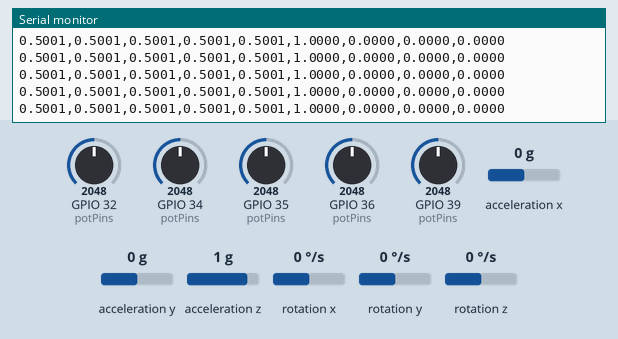
This sketch was run on a simulated ESP32. On the bench: the last lines printed to the serial monitor. The test bench sets the inputs (shaded band); at power-on: acceleration x 0 g, GPIO 32 (potPins) = 2048, GPIO 34 (potPins) = 2048, GPIO 39 (potPins) = 2048, GPIO 35 (potPins) = 2048, GPIO 36 (potPins) = 2048, acceleration y 0 g, acceleration z 1 g, rotation x 0 °/s, rotation y 0 °/s, rotation z 0 °/s.

Above: at 8.2 s.
8.3 s: acceleration x set to -1.4 g
At 9.2 s:
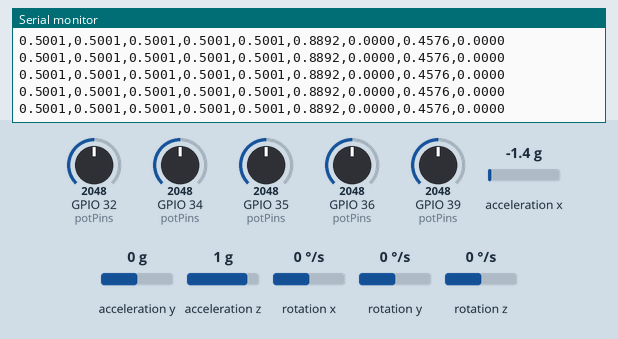
9.8 s: GPIO 32 (potPins) set to 1460
At 10.4 s:
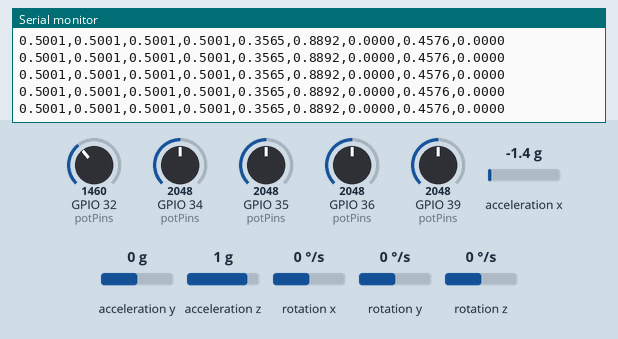
11.3 s: GPIO 34 (potPins) set to 1460
At 11.8 s:
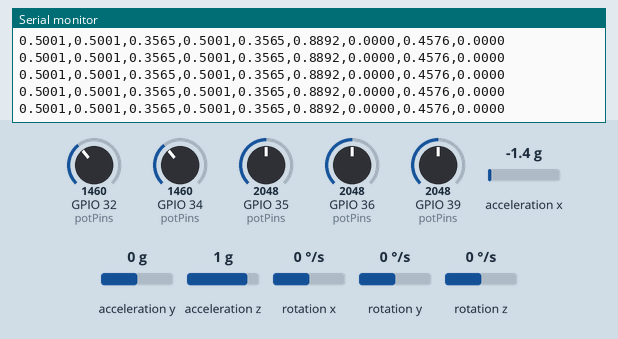
12.8 s: GPIO 39 (potPins) set to 1460
At 13.8 s:
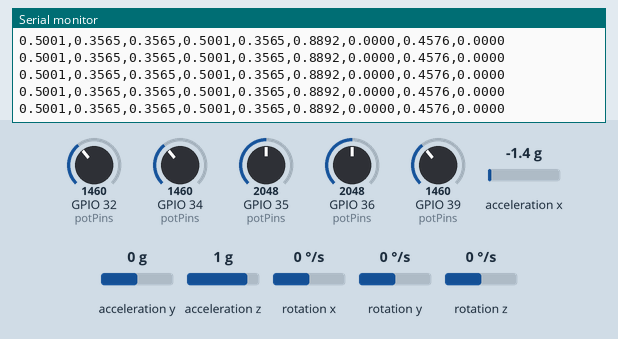
14.3 s: GPIO 35 (potPins) set to 1460
At 14.8 s:
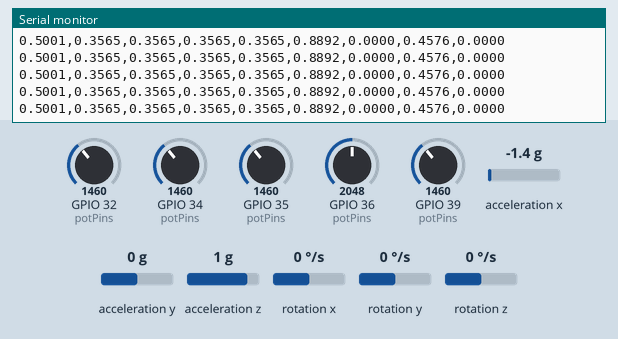
15.8 s: GPIO 36 (potPins) set to 2866
At 16.3 s:
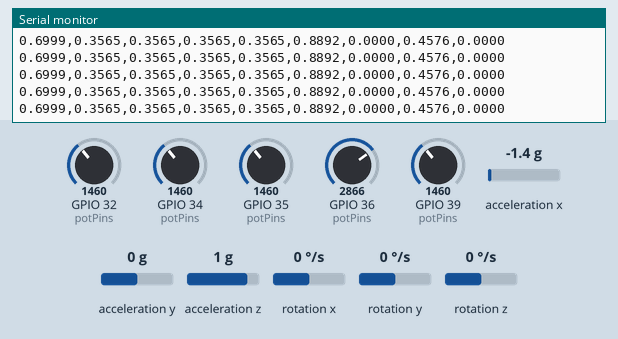

The sketch:

MPU6050_adjustable_resistance.ino
```cpp
#include "I2Cdev.h"
#include "MPU6050_6Axis_MotionApps20.h"
#include "Wire.h"

MPU6050 mpu;

bool dmpReady = false;
uint16_t packetSize;
uint8_t fifoBuffer[64];
Quaternion q_current;

// 기준점 저장 변수
Quaternion q_base;

// 가변저항 5개 핀 설정
const int potPins[5] = {36, 39, 34, 35, 32};

// 캘리브레이션 범위 (필요 시 수정)
const int minRaw[5] = {0, 0, 0, 0, 0};
const int maxRaw[5] = {4095, 4095, 4095, 4095, 4095};

// 영점 조절(Tare) 함수 선언
void runTareCalibration();

void setup() {
  Serial.begin(115200);

  Wire.begin(21, 22);
  Wire.setClock(400000);

  mpu.initialize();
  if (!mpu.testConnection()) {
    Serial.println("MPU6050 연결 실패");
    while (1);
  }

  uint8_t devStatus = mpu.dmpInitialize();

  mpu.setXGyroOffset(0);
  mpu.setYGyroOffset(0);
  mpu.setZGyroOffset(0);
  mpu.setZAccelOffset(0);

  if (devStatus == 0) {
    mpu.setDMPEnabled(true);
    dmpReady = true;
    packetSize = mpu.dmpGetFIFOPacketSize();

    // [개선] 센서 칩 내부 필터가 안정화될 때까지 5초간 대기합니다.
    Serial.println(">> 센서 웜업 및 안정화 중 (5초)... 가만히 두세요.");
    delay(5000);

    // 안정화가 끝난 후 첫 영점 조절 실행
    runTareCalibration();

  } else {
    Serial.print("DMP 초기화 실패: ");
    Serial.println(devStatus);
    while (1);
  }
}

void loop() {
  if (!dmpReady) return;

  // ★ 시리얼 모니터에 't' 또는 'T' 입력 시 언제든 실시간 영점 재조절 가능
  if (Serial.available() > 0) {
    char cmd = Serial.read();
    if (cmd == 't' || cmd == 'T') {
      runTareCalibration();
    }
  }

  // 1. 가변저항 5개 값 읽기
  float c[5];
  for (int i = 0; i < 5; i++) {
    c[i] = readCurl(potPins[i], minRaw[i], maxRaw[i]);
  }

  // 2. MPU6050 데이터 가져오기
  if (mpu.dmpGetCurrentFIFOPacket(fifoBuffer)) {
    mpu.dmpGetQuaternion(&q_current, fifoBuffer);

    // 3. 상대 쿼터니언 연산 (현재 각도 - 기준 각도)
    float q1_w = q_base.w;
    float q1_x = -q_base.x; // Conjugate
    float q1_y = -q_base.y;
    float q1_z = -q_base.z;

    float q2_w = q_current.w;
    float q2_x = q_current.x;
    float q2_y = q_current.y;
    float q2_z = q_current.z;

    float qw = q1_w * q2_w - q1_x * q2_x - q1_y * q2_y - q1_z * q2_z;
    float qx = q1_w * q2_x + q1_x * q2_w + q1_y * q2_z - q1_z * q2_y;
    float qy = q1_w * q2_y - q1_x * q2_z + q1_y * q2_w + q1_z * q2_x;
    float qz = q1_w * q2_z + q1_x * q2_y - q1_y * q2_x + q1_z * q2_w;

    // 4. Unity 송신 규격 출력
    for (int i = 0; i < 5; i++) {
      Serial.print(c[i], 4);
      Serial.print(",");
    }
    Serial.print(qw, 4); Serial.print(",");
    Serial.print(qx, 4); Serial.print(",");
    Serial.print(qy, 4); Serial.print(",");
    Serial.println(qz, 4);
  }

  delay(16);
}

// 영점 조절 기능을 담당하는 독립 함수
void runTareCalibration() {
  Serial.println(">> 기준점(0도) 세팅 중... 1.5초간 센서를 움직이지 마세요.");
  mpu.resetFIFO();
  delay(50);

  unsigned long startTime = millis();
  float sumW = 0, sumX = 0, sumY = 0, sumZ = 0;
  int sampleCount = 0;

  while (millis() - startTime < 1500) { // 1.5초간 데이터 수집
    if (mpu.dmpGetCurrentFIFOPacket(fifoBuffer)) {
      Quaternion tempQ;
      mpu.dmpGetQuaternion(&tempQ, fifoBuffer);

      sumW += tempQ.w;
      sumX += tempQ.x;
      sumY += tempQ.y;
      sumZ += tempQ.z;
      sampleCount++;
    }
  }

  if (sampleCount > 0) {
    q_base.w = sumW / sampleCount;
    q_base.x = sumX / sampleCount;
    q_base.y = sumY / sampleCount;
    q_base.z = sumZ / sampleCount;

    float mag = sqrt(q_base.w*q_base.w + q_base.x*q_base.x + q_base.y*q_base.y + q_base.z*q_base.z);
    q_base.w /= mag; q_base.x /= mag; q_base.y /= mag; q_base.z /= mag;

    Serial.println(">> 영점 조절 완료! 표준 상태(1, 0, 0, 0)로 리셋되었습니다.");
  }
  mpu.resetFIFO();
}

float readCurl(int pin, int minVal, int maxVal) {
  int raw = analogRead(pin);
  if (maxVal == minVal) return 0.0;
  float normalized = (float)(raw - minVal) / (maxVal - minVal);
  if (normalized < 0.0) normalized = 0.0;
  if (normalized > 1.0) normalized = 1.0;
  return normalized;
}
```

Measured:
- after the input at 8.3 s, the serial monitor: prints a new line at once (image 1)
- after the input at 9.8 s, the serial monitor: prints a new line at once (image 2)
- after the input at 11.3 s, the serial monitor: prints a new line at once (image 3)
- after the input at 12.8 s, the serial monitor: prints a new line at once (image 4)
- after the input at 14.3 s, the serial monitor: prints a new line at once (image 5)
- after the input at 15.8 s, the serial monitor: prints a new line at once (image 6)
